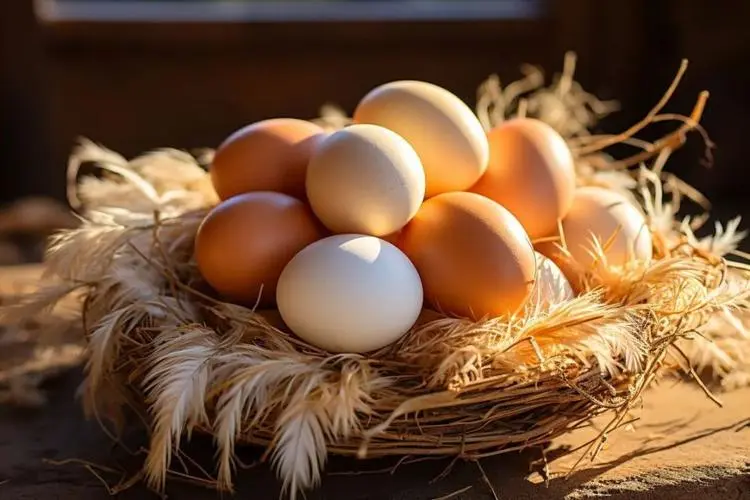
#> input picture py-study/py_s_17/as.jpg, 750 x 500 px, found by its file name
$ python py_1.py
#> lines starting #> are read from the running program, lines starting #| are printed output that depends on the picture
from PIL import Image, ImageDraw, ImageFont, ImageFilter

import random

#打开一个图片
im=Image.open('py-study/py_s_17/as.jpg')
#> im is the input picture: PIL image 750x500 RGB; mean R, G, B 115.1, 81.2, 54.7
#获得图片的宽和高
w,h=im.size
#> w = 750; h = 500
print(f'宽：{w}高：{h}')
#| 宽：750高：500
#缩小一半
im.thumbnail((w//2,h//2))
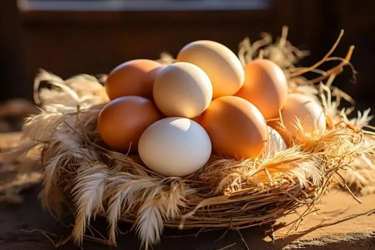
#> im: PIL image 375x250 RGB; mean R, G, B 115.1, 81.2, 54.8
print(f'宽：{w//2}高：{h//2}')
#| 宽：375高：250
#保存
print(f'宽：{w}高：{h}')
#| 宽：750高：500
im.save('py-study/py_s_17/as-xiao.jpg','jpeg')

w2,h2=im.size
#> w2 = 375; h2 = 250
print(f'宽：{w2}高：{h2}')
#| 宽：375高：250
im.thumbnail((2*w2,2*h2))
im.save('py-study/py_s_17/as-huanyuan.jpg','jpeg')
ass=im.crop((0,0,200,200))
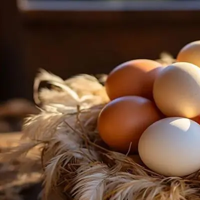
#> ass: PIL image 200x200 RGB; mean R, G, B 101.5, 71.7, 53.3
ass.save('py-study/py_s_17/caijian.jpg','jpeg')
asss2=ass.transpose(Image.ROTATE_180)
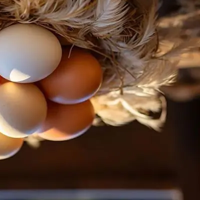
#> asss2: PIL image 200x200 RGB; mean R, G, B 101.5, 71.7, 53.3
asss2.save('py-study/py_s_17/duanzhuan.jpg','jpeg')
# im.paste(asss2,(0,0,200,200))
# im.show()

ass2=ass.filter(ImageFilter.BLUR)
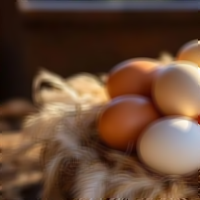
#> ass2: PIL image 200x200 RGB; mean R, G, B 101.5, 71.6, 53.3
ass2.save('py-study/py_s_17/filterBlur.jpg','jpeg')
#paste，将一个图片插入另一个图片
im.paste(ass2,(0,0,200,200))
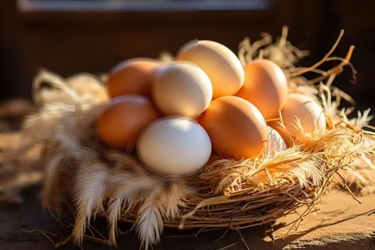
#> im: PIL image 375x250 RGB; mean R, G, B 115.1, 81.2, 54.7
im.show()

ass3=ass.filter(ImageFilter.BoxBlur(100))
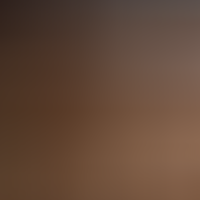
#> ass3: PIL image 200x200 RGB; mean R, G, B 98.8, 72.4, 56.3
ass3.save('py-study/py_s_17/filterBoxBlur.jpg','jpeg')
ass4=ass.filter(ImageFilter.SMOOTH)
ass4.save('py-study/py_s_17/filterSmooth.jpg','jpeg')

#放大 不行
# im.thumbnail((380,500))
# #im.thumbnail((2*w,2*h))
# print(f'w:{2*w}h:{2*h}')
# im.save('py-study/py_s_17/as-da.jpg','jpeg')

# 随机字母:
def rndChar():
    return chr(random.randint(65, 90))

# 随机颜色1:
def rndColor():
    return (random.randint(64, 255), random.randint(64, 255), random.randint(64, 255))

# 随机颜色2:
def rndColor2():
    return (random.randint(32, 127), random.randint(32, 127), random.randint(32, 127))

# 240 x 60:
width = 60 * 4
height = 60
image = Image.new('RGB', (width, height), (255, 255, 255))
#> image: PIL image 240x60 RGB; every value is 255
image.save('py-study/py_s_17/kongbai.jpg','jpeg')
# [14 lines of commented-out code are left out]

$ run again, with py-study/py_s_17/filter.jpg copied over py-study/py_s_17/as.jpg
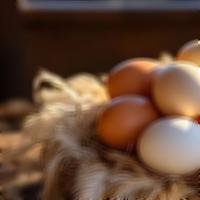
#> input picture py-study/py_s_17/filter.jpg, 200 x 200 px, found by its file name
#> im is the input picture: PIL image 200x200 RGB; mean R, G, B 101.4, 71.7, 53.3
#| 宽：200高：200
#| 宽：100高：100
#| 宽：200高：200
#| 宽：100高：100
#> `asss2=ass.transpose(Image.ROTATE_180)`:
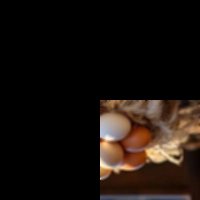
#> asss2: PIL image 200x200 RGB; mean R, G, B 25.4, 17.9, 13.3
#> `ass3=ass.filter(ImageFilter.BoxBlur(100))`:
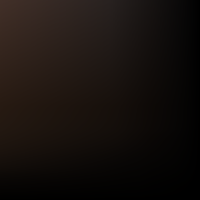
#> ass3: PIL image 200x200 RGB; mean R, G, B 22.2, 16.4, 13.4
#> image: PIL image 240x60 RGB; every value is 255
